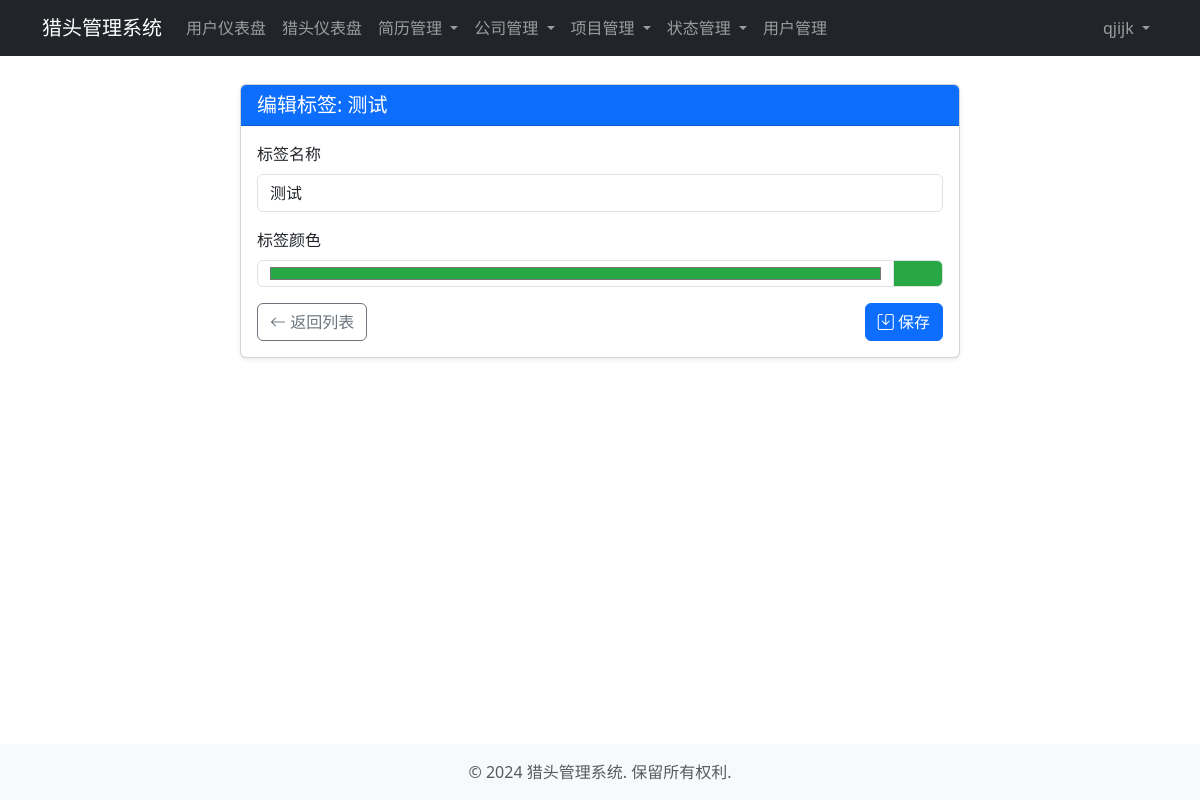
/headhunting/tags/1/update/ (signed in), run on the app's committed database.
### accounts/models.py (models this page shows, shortened)
class User(AbstractUser):
    SYSTEM_ADMIN = 'system_admin'  # 系统管理员
    ADMIN = 'admin'  # 普通管理员
    NORMAL_USER = 'normal_user'  # 普通用户
    USER_TYPE_CHOICES = [
        (SYSTEM_ADMIN, '系统管理员'),
        (ADMIN, '普通管理员'),
        (NORMAL_USER, '普通用户'),
    ]
    email = models.EmailField(unique=True, verbose_name='邮箱')
    username = models.CharField(max_length=50, unique=True, verbose_name='用户名')
    user_type = models.CharField(
        max_length=20,
        choices=USER_TYPE_CHOICES,
        default=NORMAL_USER,
        verbose_name='用户类型'
    )
    phone = models.CharField(max_length=15, blank=True, null=True, verbose_name='电话')
    is_active = models.BooleanField(default=True, verbose_name='是否激活')
    date_joined = models.DateTimeField(auto_now_add=True, verbose_name='注册时间')
    objects = UserManager()
    USERNAME_FIELD = 'email'
    REQUIRED_FIELDS = ['username']
    class Meta:
        verbose_name = '用户'
        verbose_name_plural = verbose_name
        ordering = ['-date_joined']
    @property
    def is_system_admin(self):
        return self.user_type == self.SYSTEM_ADMIN

### headhunting/models.py (models this page shows, shortened)
class Tag(models.Model):
    name = models.CharField(max_length=50, unique=True, verbose_name='标签名称')
    color = models.CharField(max_length=20, default='#28a745', verbose_name='标签颜色')
    created_at = models.DateTimeField(auto_now_add=True, verbose_name='创建时间')
    created_by = models.ForeignKey(User, on_delete=models.SET_NULL, null=True, related_name='created_tags', verbose_name='创建人')
    class Meta:
        verbose_name = '标签'
        verbose_name_plural = verbose_name
        ordering = ['name']

### headhunting/views.py (the view)
# urls.py: path('tags/<int:pk>/update/', views.tag_update, name='tag_update'),
@login_required
def tag_update(request, pk):
    tag = get_object_or_404(Tag, pk=pk)
    if not request.user.is_system_admin and tag.created_by != request.user:
        return HttpResponseForbidden('您没有权限编辑此标签')
    if request.method == 'POST':
        form = TagForm(request.POST, instance=tag)
        if form.is_valid():
            form.save()
            messages.success(request, '标签更新成功')
            return redirect('tag_list')
    else:
        form = TagForm(instance=tag)
    return render(request, 'headhunting/tag_form.html', {'form': form, 'title': f'编辑标签: {tag.name}'})

### headhunting/forms.py
class TagForm(forms.ModelForm):
    class Meta:
        model = Tag
        fields = ('name', 'color')
        widgets = {
            'name': forms.TextInput(attrs={'class': 'form-control'}),
            'color': forms.TextInput(attrs={'class': 'form-control', 'type': 'color'}),
        }

### templates/headhunting/tag_form.html (shortened to what this page needs)
{% extends 'base/base.html' %}
{% block content %}
<div class="container">
    <div class="row">
        <div class="col-md-8 mx-auto">
            <div class="card shadow-sm">
                <div class="card-header bg-primary text-white">
                    <h5 class="card-title mb-0">{{ title }}</h5>
                </div>
                <div class="card-body">
                    <form method="post" novalidate>
                        <div class="mb-3">
                            <label for="{{ form.name.id_for_label }}" class="form-label">标签名称</label>
                            {{ form.name }}
                        </div>
                        <div class="mb-3">
                            <label for="{{ form.color.id_for_label }}" class="form-label">标签颜色</label>
                            <div class="input-group">
                                {{ form.color }}
                                <span class="input-group-text" id="color-preview" style="background-color: {{ form.color.value|default:'#28a745' }}; width: 50px;"></span>
                            </div>
                        </div>
                        <div class="d-flex justify-content-between">
                            <a href="{% url 'tag_list' %}" class="btn btn-outline-secondary">
                                <i class="bi bi-arrow-left"></i> 返回列表
                            </a>
                            <button type="submit" class="btn btn-primary">
                                <i class="bi bi-save"></i> 保存
                            </button>
                        </div>
                    </form>
                </div>
            </div>
        </div>
    </div>
</div>
{% endblock %}
{% block extra_css %}
<link rel="stylesheet" href="https://cdn.jsdelivr.net/npm/bootstrap-icons@1.10.0/font/bootstrap-icons.css">
{% endblock %}

### templates/base/navbar.html (shortened to what this page needs)
<nav class="navbar navbar-expand-lg navbar-dark bg-dark fixed-top">
    <div class="container">
        <a class="navbar-brand" href="{% url 'dashboard' %}">猎头管理系统</a>
        <div class="collapse navbar-collapse" id="navbarNav">
            {% if user.is_authenticated %}
            <ul class="navbar-nav me-auto">
                <li class="nav-item">
                    <a class="nav-link {% if request.path == '/accounts/dashboard/' %}active{% endif %}" href="{% url 'dashboard' %}">用户仪表盘</a>
                </li>
                <li class="nav-item">
                    <a class="nav-link {% if request.path == '/headhunting/dashboard/' %}active{% endif %}" href="{% url 'hr_dashboard' %}">猎头仪表盘</a>
                </li>
                <li class="nav-item dropdown">
                    <a class="nav-link dropdown-toggle {% if '/headhunting/resumes/' in request.path %}active{% endif %}" href="#" role="button" data-bs-toggle="dropdown" aria-expanded="false">
                        简历管理
                    </a>
                </li>
                {% if user.is_system_admin or user.is_admin %}
                <li class="nav-item dropdown">
                    <a class="nav-link dropdown-toggle {% if '/headhunting/companies/' in request.path %}active{% endif %}" href="#" role="button" data-bs-toggle="dropdown" aria-expanded="false">
                        公司管理
                    </a>
                </li>
                <li class="nav-item dropdown">
                    <a class="nav-link dropdown-toggle {% if '/headhunting/projects/' in request.path %}active{% endif %}" href="#" role="button" data-bs-toggle="dropdown" aria-expanded="false">
                        项目管理
                    </a>
                </li>
                <li class="nav-item dropdown">
                    <a class="nav-link dropdown-toggle {% if 'status' in request.path %}active{% endif %}" href="#" role="button" data-bs-toggle="dropdown" aria-expanded="false">
                        状态管理
                    </a>
                </li>
                {% endif %}
                {% if user.is_system_admin %}
                <li class="nav-item">
                    <a class="nav-link {% if '/accounts/users/' in request.path %}active{% endif %}" href="{% url 'user_list' %}">用户管理</a>
                </li>
                {% endif %}
            </ul>
            <ul class="navbar-nav ms-auto">
                <li class="nav-item dropdown">
                    <a class="nav-link dropdown-toggle" href="#" id="navbarDropdown" role="button" data-bs-toggle="dropdown" aria-expanded="false">
                        {{ user.username }}
                    </a>
                </li>
            </ul>
            {% endif %}
        </div>
    </div>
</nav>

### templates/base/base.html (style rules this page uses)
body { padding-top: 60px; min-height: 100vh; display: flex; flex-direction: column; }

### data on the page
User: username "qjijk"
Tag: name "测试", color "#28a745"

### other printed values
{{ title }} "编辑标签: 测试"
